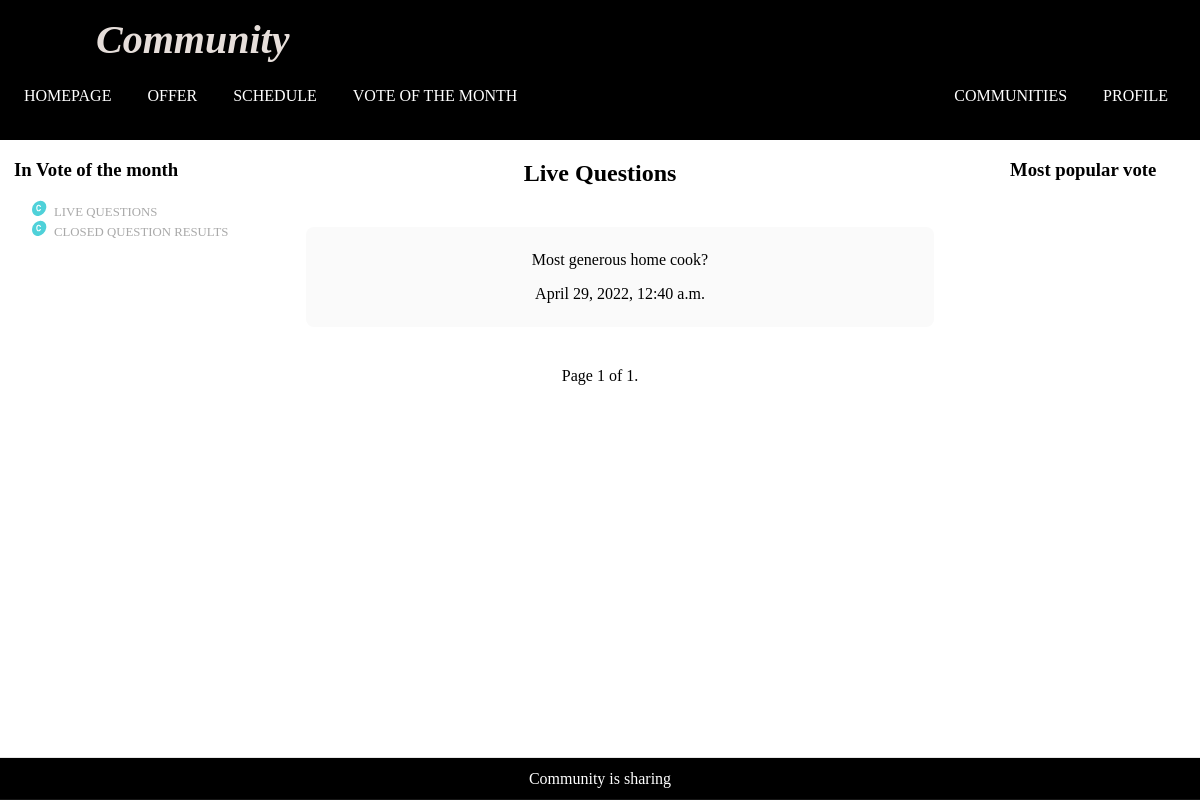
The app's page /polls/question-list (signed in) with its own data.
### polls/models.py (models this page shows, shortened)
class Question(models.Model):
    question_text = models.CharField(max_length=200)
    pub_date = models.DateTimeField("date publised")
    closed = models.BooleanField(default=False)
    author = models.ForeignKey(User, on_delete=models.SET_NULL, null=True)
    community = models.ForeignKey(Community, on_delete=models.CASCADE)

### polls/views.py (the view)
# urls.py: path("question-list", views.QuestionListView.as_view(), name="question-list-view"),
class QuestionListView(ListView):
    context_object_name = "question_list"
    paginate_by = 5
    template_name = "polls/question_list.html"
    def get_queryset(self):
        return Question.objects.filter(
            closed=False, community__in=self.request.user.community_set.all()
        ).order_by("-pub_date")

### polls/templates/polls/question_list.html (shortened to what this page needs)
{% extends "polls/base.html" %}
{% load static%}
{% block customstyle%}
{{block.super}}
<link rel="stylesheet" href="{% static 'polls/question_list_style.css' %}">
<link rel="stylesheet" href="{% static 'polls/question_detail_modal_style.css' %}">
{% endblock customstyle %}
{% block votepagecontent %}
<section class="live-questions" x-data="{'isModalOpen':false}" x-on:keydown.escape="isModalOpen=false">
    <h2>
        Live Questions
    </h2>
    <ul class="question-list">
        {% for question in question_list %}
        <li class="bubble-item live-question" hx-get="{% url 'polls:question-detail-modal' pk=question.id %}"
            hx-trigger="click" hx-target=".modal-target" hx-swap="outerHTML" x-on:click="isModalOpen = true"
            x-transition>
            <p>{{ question.question_text }} </p>
            <p>{{ question.pub_date}}</p>
        </li>
        {% endfor %}
    </ul>
    <div class="pagination">
        <span class="step-links">
            <span class="current">
                Page {{ page_obj.number }} of {{ page_obj.paginator.num_pages }}.
            </span>
        </span>
    </div>
</section>
{% endblock votepagecontent%}

### community/static/community/utility.css (style rules this page uses)
.bubble-item { padding: 0.5rem; border-radius: 8px; margin: 1rem; background-color: #FAFAFA; cursor: pointer; box-shadow: 0px 8px 16px transparent; }

### polls/static/polls/base_style.css (style rules this page uses)
ul.question-list { list-style-type: none; }
ul.question-list li.bubble-item { margin-top: 2.5rem; margin-bottom: 2.5rem; }

### polls/static/polls/question_list_style.css (style rules this page uses)
section.live-questions h2 { text-align: center; }
.pagination { display: inline-block; margin-bottom: 1.5rem; align-items: center; }

### community/templates/community/base.html (style rules this page uses)
html, body { margin: 0; padding: 0; height: 100vh; }

### records on screen
Question: question_text "Most generous home cook?", pub_date "April 29, 2022, 12:40 a.m."

### other values on screen
{{ page_obj.number }} "1"
{{ page_obj.paginator.num_pages }} "1"
